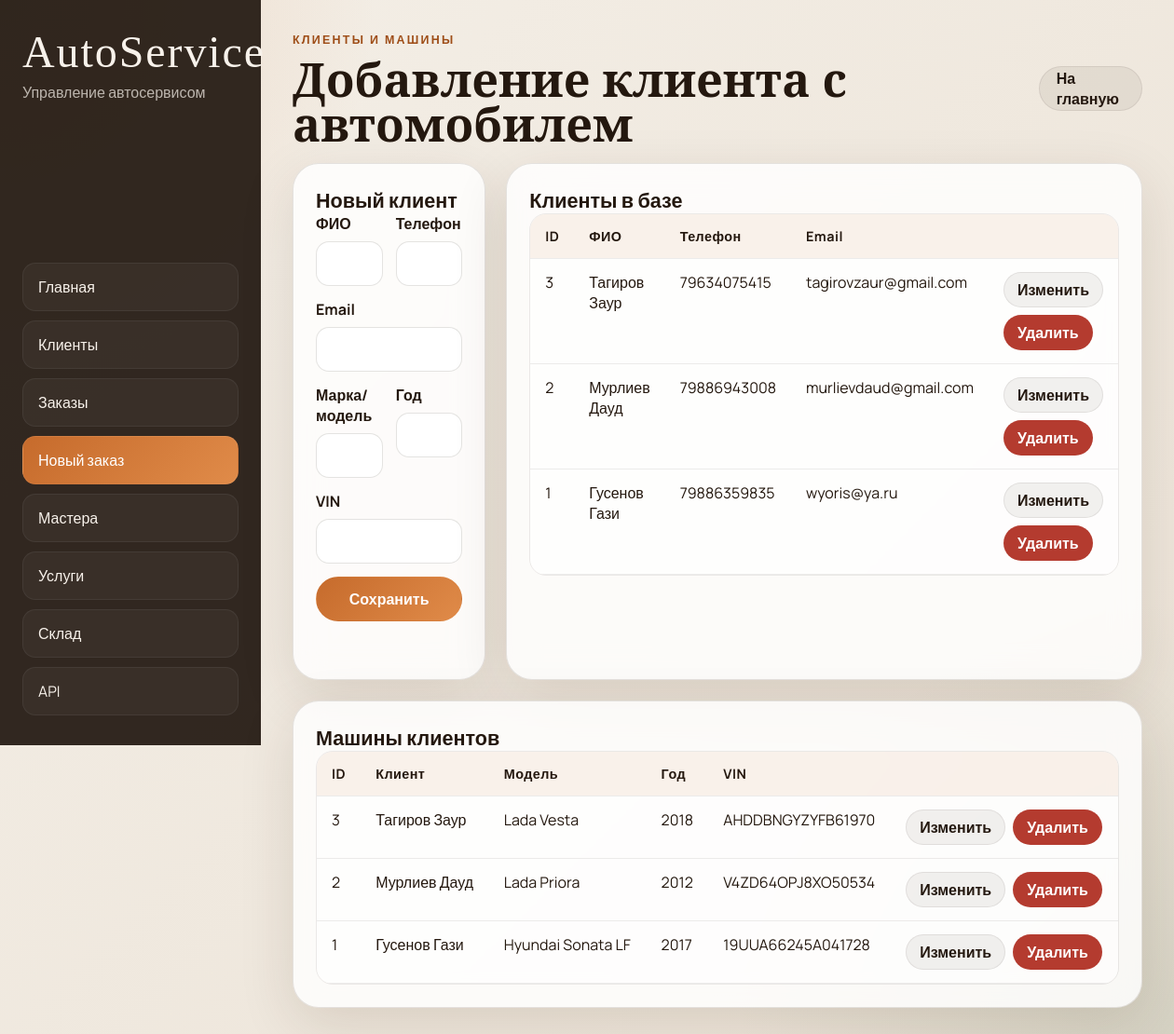
Page /clients on the earlier database version.
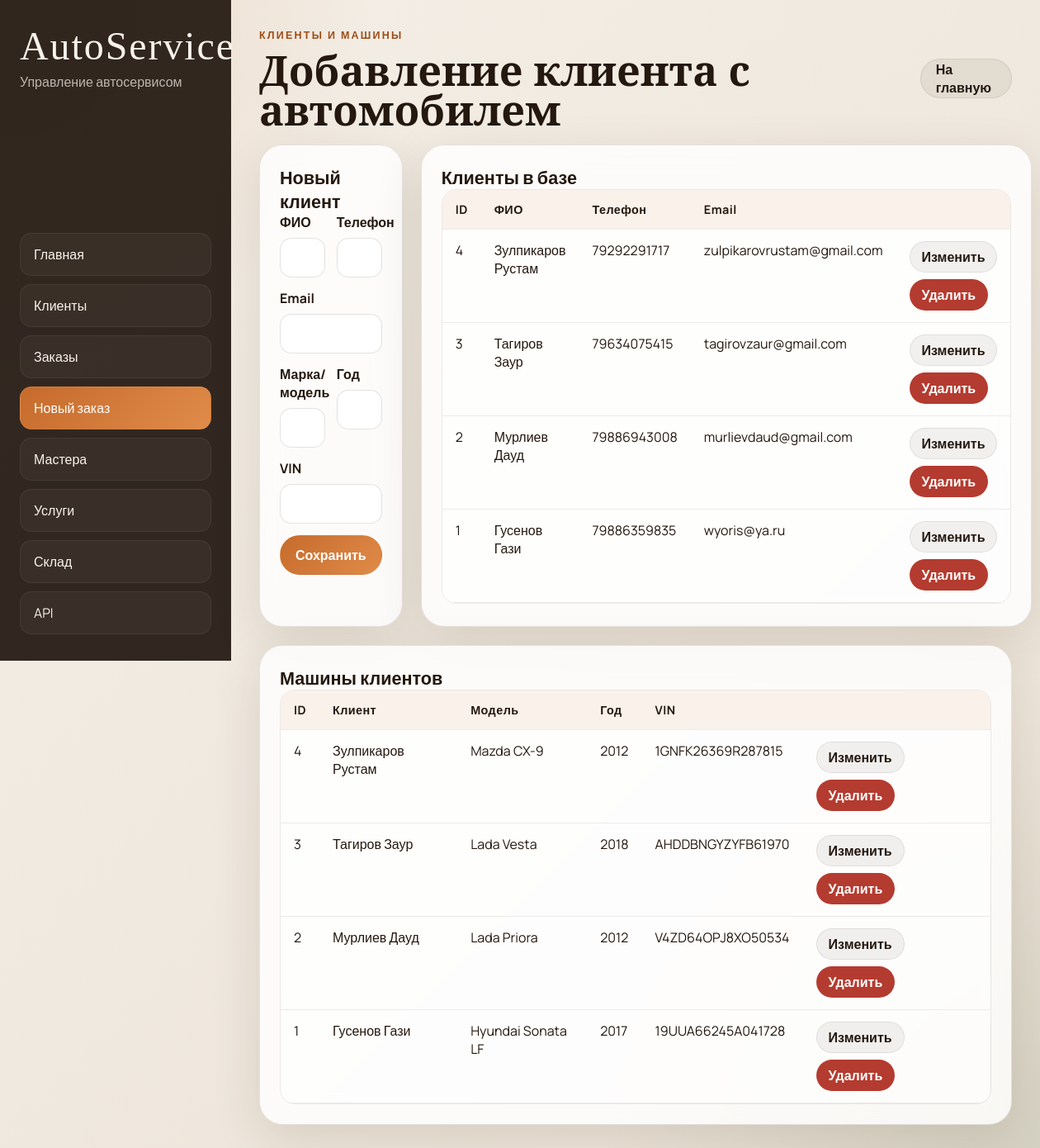
Same page on the later database version.
### tables this page shows
CREATE TABLE clients (
	client_id INTEGER PRIMARY KEY AUTOINCREMENT,
	full_name TEXT NOT NULL,
	phone_number VARCHAR(11) NOT NULL UNIQUE,
	email TEXT UNIQUE
	CONSTRAINT email_check CHECK(email like '%@%.%')
);

CREATE TABLE cars (
	car_id INTEGER PRIMARY KEY AUTOINCREMENT,
	client_id INTEGER,
	car_model TEXT NOT NULL,
	year INTEGER NOT NULL,
	vin VARCHAR(17) NOT NULL UNIQUE,
	FOREIGN KEY (client_id) REFERENCES clients(client_id) ON DELETE CASCADE
);

### autoservice/ui.py (the view)
@ui.route('/clients')
def clients_page():
    tables = get_tables()
    clients = db.session.execute(
        select(tables['clients']).order_by(desc(tables['clients'].c.client_id))
    ).mappings().all()
    cars = db.session.execute(
        select(
            tables['cars'].c.car_id,
            tables['cars'].c.client_id,
            tables['cars'].c.car_model,
            tables['cars'].c.year,
            tables['cars'].c.vin,
            tables['clients'].c.full_name,
        )
        .select_from(tables['cars'].join(tables['clients'], tables['cars'].c.client_id == tables['clients'].c.client_id))
        .order_by(desc(tables['cars'].c.car_id))
    ).mappings().all()
    return render_template('clients.html', clients=clients, cars=cars)

### autoservice/ui.py (called while the page is built)
def get_tables():
    return current_app.extensions['autoservice_tables']

### templates/clients.html (shortened to what this page needs)
{% extends 'base.html' %}
{% block content %}
<section class="page-head">
  <div>
    <p class="eyebrow">Клиенты и машины</p>
    <h1>Добавление клиента с автомобилем</h1>
  </div>
  <a class="button button-secondary" href="{{ url_for('ui.dashboard') }}">На главную</a>
</section>
<section class="grid-two">
  <article class="panel">
    <h2>Новый клиент</h2>
    <form id="client-form" class="stack-form" data-success-text="Клиент добавлен">
      <div class="field-grid">
        <label>ФИО<input name="full_name" required></label>
        <label>Телефон<input name="phone_number" required></label>
      </div>
      <label>Email<input name="email" type="email"></label>
      <div class="field-grid">
        <label>Марка/модель<input name="car_model" required></label>
        <label>Год<input name="year" type="number" required></label>
      </div>
      <label>VIN<input name="vin" maxlength="17" required></label>
      <button class="button button-primary" type="submit">Сохранить</button>
      <div class="form-message" data-message></div>
    </form>
  </article>
  <article class="panel">
    <h2>Клиенты в базе</h2>
    <div class="table-wrap table-wrap--compact">
      <table>
        <thead><tr><th>ID</th><th>ФИО</th><th>Телефон</th><th>Email</th><th></th></tr></thead>
        <tbody>
          {% for client in clients %}
          <tr class="client-row" data-client-id="{{ client.client_id }}">
            <td>{{ client.client_id }}</td>
            <td class="client-name-cell">
              <span class="client-name-text">{{ client.full_name }}</span>
            </td>
            <td class="client-phone-cell">
              <span class="client-phone-text">{{ client.phone_number }}</span>
            </td>
            <td class="client-email-cell">
              <span class="client-email-text">{{ client.email or '' }}</span>
            </td>
            <td class="client-actions">
              <button class="button button-secondary button-small client-edit-btn">Изменить</button>
              <button class="button button-danger button-small client-delete-btn">Удалить</button>
            </td>
          </tr>
          {% else %}
          <tr><td colspan="5" class="empty">Клиентов пока нет</td></tr>
          {% endfor %}
        </tbody>
      </table>
    </div>
  </article>
</section>
<section class="panel panel-spaced">
  <h2>Машины клиентов</h2>
  <div class="table-wrap">
    <table>
      <thead><tr><th>ID</th><th>Клиент</th><th>Модель</th><th>Год</th><th>VIN</th><th></th></tr></thead>
      <tbody>
        {% for car in cars %}
        <tr class="car-row" data-car-id="{{ car.car_id }}">
          <td>{{ car.car_id }}</td>
          <td>{{ car.full_name }}</td>
          <td class="car-model-cell">
            <span class="car-model-text">{{ car.car_model }}</span>
          </td>
          <td class="car-year-cell">
            <span class="car-year-text">{{ car.year }}</span>
          </td>
          <td class="car-vin-cell">
            <span class="car-vin-text">{{ car.vin }}</span>
          </td>
          <td class="car-actions">
            <button class="button button-secondary button-small car-edit-btn">Изменить</button>
            <button class="button button-danger button-small car-delete-btn">Удалить</button>
          </td>
        </tr>
        {% else %}
        <tr><td colspan="6" class="empty">Машин пока нет</td></tr>
        {% endfor %}
      </tbody>
    </table>
  </div>
</section>
{% endblock %}

Differences in the rows shown:
added clients: full_name "Зулпикаров Рустам", phone_number "79292291717", email "zulpikarovrustam@gmail.com", full_name "Зулпикаров Рустам"
added cars: car_model "Mazda CX-9", year "2012", vin "1GNFK26369R287815"
Other differences:
new list line: "4 Изменить Удалить"
